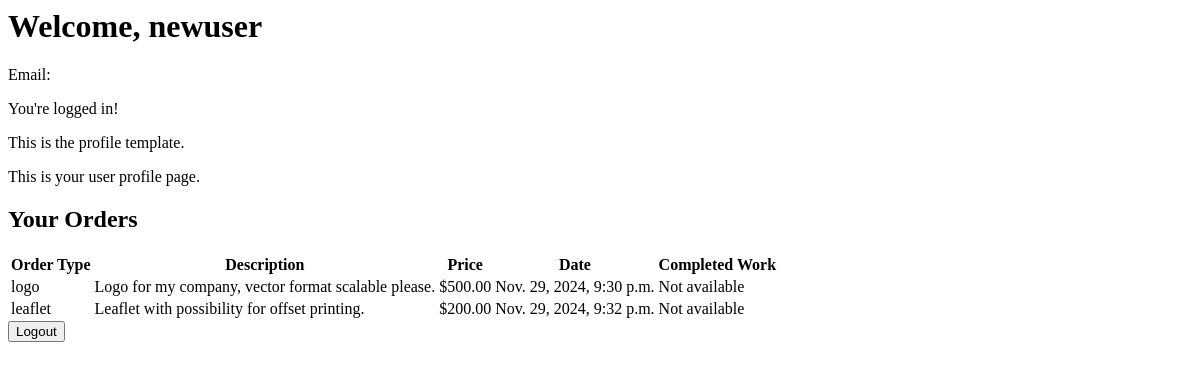
The page /account/profile/ (signed in) on the database as committed earlier.
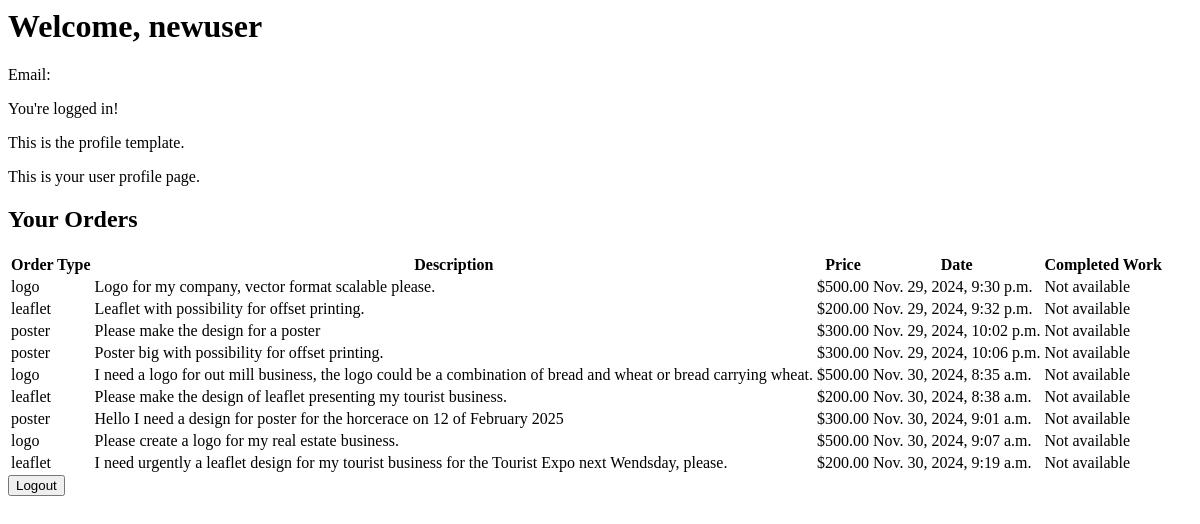
The same page on the database as committed later.
### checkout/models.py (models this page shows, shortened)
class Order(models.Model):
    user = models.ForeignKey(User, on_delete=models.CASCADE, related_name="orders")
    order_type = models.CharField(max_length=50)  # Example: "Logo", "Leaflet", etc.
    description = models.TextField()
    price = models.DecimalField(max_digits=10, decimal_places=2)  # Example: 500.00 for $500
    created_at = models.DateTimeField(auto_now_add=True)

### account/views.py (the view)
# urls.py: path('profile/', views.profile, name='profile'),
@login_required
def profile(request):
    orders = Order.objects.filter(user=request.user).select_related('completed_work')
    return render(request, 'account/profile.html', {'orders': orders})

### account/templates/account/profile.html (shortened to what this page needs)
<h1>Welcome, {{ user.username }}</h1>
<p>Email: {{ user.email }}</p>
<p>You're logged in!</p>
<p>This is the profile template.</p>
{% if user.is_superuser %}
    <p>You are a superuser. Manage your site in the <a href="/admin/">Admin Panel</a>.</p>
    <p>View and manage all orders: <a href="{% url 'upload:view_all_orders' %}">All Orders</a></p>
{% else %}
    <p>This is your user profile page.</p>
{% endif %}
<h2>Your Orders</h2>
<table>
    <thead>
        <tr>
            <th>Order Type</th>
            <th>Description</th>
            <th>Price</th>
            <th>Date</th>
            <th>Completed Work</th>
        </tr>
    </thead>
    <tbody>
        {% for order in orders %}
            <tr>
                <td>{{ order.order_type }}</td>
                <td>{{ order.description }}</td>
                <td>${{ order.price }}</td>
                <td>{{ order.created_at }}</td>
                <td>
                    {% if order.completed_work and order.completed_work.file %}
                        <a href="{{ order.completed_work.file.url }}" download>Download</a>
                    {% else %}
                        Not available
                    {% endif %}
                </td>
            </tr>
        {% empty %}
            <tr>
                <td colspan="5">You have no orders yet.</td>
            </tr>
        {% endfor %}
    </tbody>
</table>
<form method="post" action="{% url 'logout' %}">
    <button type="submit">Logout</button>
</form>

Rows that differ between the two databases and show on the page:
added Order: order_type "poster", description "Please make the design for a poster", price "300.00", created_at "Nov. 29, 2024, 10:02 p.m."
added Order: order_type "poster", description "Poster big with possibility for offset printing.", price "300.00", created_at "Nov. 29, 2024, 10:06 p.m."
added Order: order_type "logo", description "I need a logo for out mill business, the logo could be a combination of bread and wheat or bread carrying wheat.", price "500.00", created_at "Nov. 30, 2024, 8:35 a.m."
added Order: order_type "leaflet", description "Please make the design of leaflet presenting my tourist business.", price "200.00", created_at "Nov. 30, 2024, 8:38 a.m."
added Order: order_type "poster", description "Hello I need a design for poster for the horcerace on 12 of February 2025", price "300.00", created_at "Nov. 30, 2024, 9:01 a.m."
added Order: order_type "logo", description "Please create a logo for my real estate business.", price "500.00", created_at "Nov. 30, 2024, 9:07 a.m."
added Order: order_type "leaflet", description "I need urgently a leaflet design for my tourist business for the Tourist Expo next Wendsday, please.", price "200.00", created_at "Nov. 30, 2024, 9:19 a.m."
